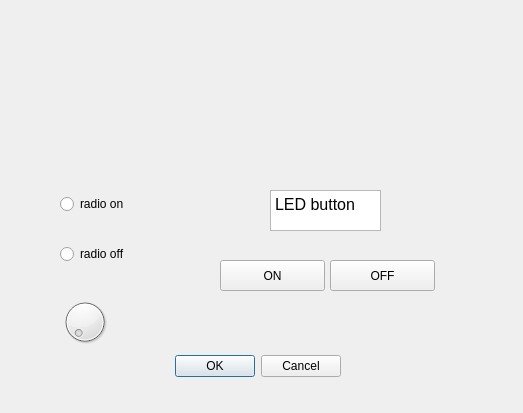
<?xml version="1.0" encoding="UTF-8"?>
<ui version="4.0">
 <class>Dialog</class>
 <widget class="QDialog" name="Dialog">
  <property name="geometry">
   <rect>
    <x>0</x>
    <y>0</y>
    <width>523</width>
    <height>413</height>
   </rect>
  </property>
  <property name="windowTitle">
   <string>Dialog</string>
  </property>
  <widget class="QDialogButtonBox" name="buttonBox">
   <property name="geometry">
    <rect>
     <x>0</x>
     <y>350</y>
     <width>341</width>
     <height>32</height>
    </rect>
   </property>
   <property name="orientation">
    <enum>Qt::Horizontal</enum>
   </property>
   <property name="standardButtons">
    <set>QDialogButtonBox::Cancel|QDialogButtonBox::Ok</set>
   </property>
  </widget>
  <widget class="QPushButton" name="pushButton">
   <property name="geometry">
    <rect>
     <x>330</x>
     <y>260</y>
     <width>105</width>
     <height>31</height>
    </rect>
   </property>
   <property name="text">
    <string>OFF</string>
   </property>
  </widget>
  <widget class="QTextEdit" name="textEdit">
   <property name="geometry">
    <rect>
     <x>270</x>
     <y>190</y>
     <width>111</width>
     <height>41</height>
    </rect>
   </property>
   <property name="html">
    <string>&lt;!DOCTYPE HTML PUBLIC &quot;-//W3C//DTD HTML 4.0//EN&quot; &quot;http://www.w3.org/TR/REC-html40/strict.dtd&quot;&gt;
&lt;html&gt;&lt;head&gt;&lt;meta name=&quot;qrichtext&quot; content=&quot;1&quot; /&gt;&lt;style type=&quot;text/css&quot;&gt;
p, li { white-space: pre-wrap; }
&lt;/style&gt;&lt;/head&gt;&lt;body style=&quot; font-family:'PibotoLt'; font-size:12pt; font-weight:400; font-style:normal;&quot;&gt;
&lt;p style=&quot; margin-top:0px; margin-bottom:0px; margin-left:0px; margin-right:0px; -qt-block-indent:0; text-indent:0px;&quot;&gt;LED button&lt;/p&gt;&lt;/body&gt;&lt;/html&gt;</string>
   </property>
  </widget>
  <widget class="QPushButton" name="pushButton_2">
   <property name="geometry">
    <rect>
     <x>220</x>
     <y>260</y>
     <width>105</width>
     <height>31</height>
    </rect>
   </property>
   <property name="text">
    <string>ON</string>
   </property>
  </widget>
  <widget class="QRadioButton" name="radioButton">
   <property name="geometry">
    <rect>
     <x>60</x>
     <y>190</y>
     <width>125</width>
     <height>28</height>
    </rect>
   </property>
   <property name="text">
    <string>radio on</string>
   </property>
  </widget>
  <widget class="QRadioButton" name="radioButton_2">
   <property name="geometry">
    <rect>
     <x>60</x>
     <y>240</y>
     <width>125</width>
     <height>28</height>
    </rect>
   </property>
   <property name="text">
    <string>radio off</string>
   </property>
  </widget>
  <widget class="QDial" name="dial">
   <property name="geometry">
    <rect>
     <x>60</x>
     <y>290</y>
     <width>50</width>
     <height>64</height>
    </rect>
   </property>
  </widget>
 </widget>
 <resources/>
 <connections>
  <connection>
   <sender>buttonBox</sender>
   <signal>accepted()</signal>
   <receiver>Dialog</receiver>
   <slot>accept()</slot>
   <hints>
    <hint type="sourcelabel">
     <x>248</x>
     <y>254</y>
    </hint>
    <hint type="destinationlabel">
     <x>157</x>
     <y>274</y>
    </hint>
   </hints>
  </connection>
  <connection>
   <sender>buttonBox</sender>
   <signal>rejected()</signal>
   <receiver>Dialog</receiver>
   <slot>reject()</slot>
   <hints>
    <hint type="sourcelabel">
     <x>316</x>
     <y>260</y>
    </hint>
    <hint type="destinationlabel">
     <x>286</x>
     <y>274</y>
    </hint>
   </hints>
  </connection>
 </connections>
</ui>
